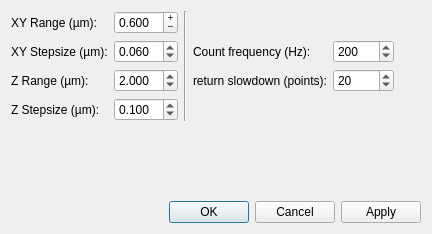
<?xml version="1.0" encoding="UTF-8"?>
<ui version="4.0">
 <class>SettingsDialog</class>
 <widget class="QDialog" name="SettingsDialog">
  <property name="geometry">
   <rect>
    <x>0</x>
    <y>0</y>
    <width>432</width>
    <height>234</height>
   </rect>
  </property>
  <property name="sizePolicy">
   <sizepolicy hsizetype="Preferred" vsizetype="Preferred">
    <horstretch>0</horstretch>
    <verstretch>0</verstretch>
   </sizepolicy>
  </property>
  <property name="windowTitle">
   <string>qudi: Optimizer - Settings</string>
  </property>
  <layout class="QGridLayout" name="gridLayout_2">
   <item row="1" column="0">
    <spacer name="verticalSpacer">
     <property name="orientation">
      <enum>Qt::Vertical</enum>
     </property>
     <property name="sizeHint" stdset="0">
      <size>
       <width>20</width>
       <height>40</height>
      </size>
     </property>
    </spacer>
   </item>
   <item row="2" column="0">
    <widget class="QDialogButtonBox" name="buttonBox">
     <property name="locale">
      <locale language="English" country="UnitedStates"/>
     </property>
     <property name="orientation">
      <enum>Qt::Horizontal</enum>
     </property>
     <property name="standardButtons">
      <set>QDialogButtonBox::Apply|QDialogButtonBox::Cancel|QDialogButtonBox::Ok</set>
     </property>
     <property name="centerButtons">
      <bool>false</bool>
     </property>
    </widget>
   </item>
   <item row="0" column="0">
    <layout class="QGridLayout" name="gridLayout">
     <item row="2" column="0">
      <widget class="QLabel" name="label_3">
       <property name="text">
        <string>Z Range (µm):</string>
       </property>
      </widget>
     </item>
     <item row="3" column="0">
      <widget class="QLabel" name="label_4">
       <property name="text">
        <string>Z Stepsize (µm):</string>
       </property>
      </widget>
     </item>
     <item row="0" column="0">
      <widget class="QLabel" name="label_2">
       <property name="toolTip">
        <string>&lt;html&gt;&lt;head/&gt;&lt;body&gt;&lt;p&gt;&lt;br/&gt;&lt;/p&gt;&lt;/body&gt;&lt;/html&gt;</string>
       </property>
       <property name="text">
        <string>XY Range (µm):</string>
       </property>
      </widget>
     </item>
     <item row="0" column="2" rowspan="4">
      <widget class="Line" name="line">
       <property name="orientation">
        <enum>Qt::Vertical</enum>
       </property>
      </widget>
     </item>
     <item row="1" column="0">
      <widget class="QLabel" name="label">
       <property name="text">
        <string>XY Stepsize (µm):</string>
       </property>
      </widget>
     </item>
     <item row="1" column="5">
      <spacer name="horizontalSpacer">
       <property name="orientation">
        <enum>Qt::Horizontal</enum>
       </property>
       <property name="sizeHint" stdset="0">
        <size>
         <width>40</width>
         <height>20</height>
        </size>
       </property>
      </spacer>
     </item>
     <item row="1" column="3">
      <widget class="QLabel" name="label_5">
       <property name="toolTip">
        <string>&lt;html&gt;&lt;head/&gt;&lt;body&gt;&lt;p&gt;&lt;span style=&quot; font-size:10pt;&quot;&gt;That is the inverse time how long the scanner stays at the desired position during the scan and counts.&lt;/span&gt;&lt;/p&gt;&lt;/body&gt;&lt;/html&gt;</string>
       </property>
       <property name="text">
        <string>Count frequency (Hz):</string>
       </property>
      </widget>
     </item>
     <item row="2" column="3">
      <widget class="QLabel" name="label_6">
       <property name="toolTip">
        <string>&lt;html&gt;&lt;head/&gt;&lt;body&gt;&lt;p&gt;&lt;span style=&quot; font-size:10pt;&quot;&gt;That is basically the 'scan' resolution when the scanner moves backwards to prepare to scan again a line. &lt;/span&gt;&lt;/p&gt;&lt;p&gt;&lt;span style=&quot; font-size:10pt;&quot;&gt;How many points are scanned in one line is depending on the resolution. Since the scanner is permanently counting during the scan, only the clock frequency determined the speed, how fast a line is scanned by a given resolution. If the scanner has to move back, it uses the same scan line method but just in the reverse. How many points are approached in the backwards movement depends on the 'return slowness' parameter. If you scan with 10 point resolution (for XY Range of 10 and YX Stepsize of 1) and set return slowness to 2, than the return movement will be 5 times faster.&lt;/span&gt;&lt;/p&gt;&lt;/body&gt;&lt;/html&gt;</string>
       </property>
       <property name="text">
        <string>return slowdown (points):</string>
       </property>
      </widget>
     </item>
     <item row="0" column="1">
      <widget class="QDoubleSpinBox" name="xy_refocusrange_DoubleSpinBox">
       <property name="toolTip">
        <string>&lt;html&gt;&lt;head/&gt;&lt;body&gt;&lt;p&gt;&lt;span style=&quot; font-size:10pt;&quot;&gt;Scan range of the optimizer in the xy area.&lt;/span&gt;&lt;/p&gt;&lt;/body&gt;&lt;/html&gt;</string>
       </property>
       <property name="buttonSymbols">
        <enum>QAbstractSpinBox::PlusMinus</enum>
       </property>
       <property name="specialValueText">
        <string/>
       </property>
       <property name="decimals">
        <number>3</number>
       </property>
       <property name="maximum">
        <double>10.000000000000000</double>
       </property>
       <property name="singleStep">
        <double>0.010000000000000</double>
       </property>
       <property name="value">
        <double>0.600000000000000</double>
       </property>
      </widget>
     </item>
     <item row="1" column="1">
      <widget class="QDoubleSpinBox" name="xy_refocusstepsize_DoubleSpinBox">
       <property name="toolTip">
        <string>&lt;html&gt;&lt;head/&gt;&lt;body&gt;&lt;p&gt;&lt;span style=&quot; font-size:10pt;&quot;&gt;Specify the distance between two subsequent scanned points for optimizer in xy scan.&lt;/span&gt;&lt;/p&gt;&lt;/body&gt;&lt;/html&gt;</string>
       </property>
       <property name="decimals">
        <number>3</number>
       </property>
       <property name="maximum">
        <double>10.000000000000000</double>
       </property>
       <property name="singleStep">
        <double>0.001000000000000</double>
       </property>
       <property name="value">
        <double>0.060000000000000</double>
       </property>
      </widget>
     </item>
     <item row="2" column="1">
      <widget class="QDoubleSpinBox" name="z_refocusrange_DoubleSpinBox">
       <property name="toolTip">
        <string>&lt;html&gt;&lt;head/&gt;&lt;body&gt;&lt;p&gt;&lt;span style=&quot; font-size:10pt;&quot;&gt;Scan range of the optimizer in the z direction.&lt;/span&gt;&lt;/p&gt;&lt;/body&gt;&lt;/html&gt;</string>
       </property>
       <property name="suffix">
        <string/>
       </property>
       <property name="decimals">
        <number>3</number>
       </property>
       <property name="maximum">
        <double>5.000000000000000</double>
       </property>
       <property name="singleStep">
        <double>0.010000000000000</double>
       </property>
       <property name="value">
        <double>2.000000000000000</double>
       </property>
      </widget>
     </item>
     <item row="3" column="1">
      <widget class="QDoubleSpinBox" name="z_refocusstepsize_DoubleSpinBox">
       <property name="toolTip">
        <string>&lt;html&gt;&lt;head/&gt;&lt;body&gt;&lt;p&gt;&lt;span style=&quot; font-size:10pt;&quot;&gt;Specify the distance between two subsequent scanned points for optimizer z scan.&lt;/span&gt;&lt;/p&gt;&lt;/body&gt;&lt;/html&gt;</string>
       </property>
       <property name="decimals">
        <number>3</number>
       </property>
       <property name="maximum">
        <double>1.000000000000000</double>
       </property>
       <property name="singleStep">
        <double>0.001000000000000</double>
       </property>
       <property name="value">
        <double>0.100000000000000</double>
       </property>
      </widget>
     </item>
     <item row="2" column="4">
      <widget class="QSpinBox" name="return_slow_SpinBox">
       <property name="toolTip">
        <string>&lt;html&gt;&lt;head/&gt;&lt;body&gt;&lt;p&gt;That is basically the 'scan' resolution when the scanner moves backwards to prepare to scan again a line.&lt;/p&gt;&lt;/body&gt;&lt;/html&gt;</string>
       </property>
       <property name="maximum">
        <number>1000</number>
       </property>
       <property name="value">
        <number>20</number>
       </property>
      </widget>
     </item>
     <item row="1" column="4">
      <widget class="QSpinBox" name="count_freq_SpinBox">
       <property name="maximum">
        <number>10000</number>
       </property>
       <property name="value">
        <number>200</number>
       </property>
      </widget>
     </item>
    </layout>
   </item>
  </layout>
 </widget>
 <tabstops>
  <tabstop>buttonBox</tabstop>
 </tabstops>
 <resources/>
 <connections>
  <connection>
   <sender>buttonBox</sender>
   <signal>accepted()</signal>
   <receiver>SettingsDialog</receiver>
   <slot>accept()</slot>
   <hints>
    <hint type="sourcelabel">
     <x>257</x>
     <y>224</y>
    </hint>
    <hint type="destinationlabel">
     <x>157</x>
     <y>274</y>
    </hint>
   </hints>
  </connection>
  <connection>
   <sender>buttonBox</sender>
   <signal>rejected()</signal>
   <receiver>SettingsDialog</receiver>
   <slot>reject()</slot>
   <hints>
    <hint type="sourcelabel">
     <x>325</x>
     <y>224</y>
    </hint>
    <hint type="destinationlabel">
     <x>286</x>
     <y>274</y>
    </hint>
   </hints>
  </connection>
 </connections>
</ui>
